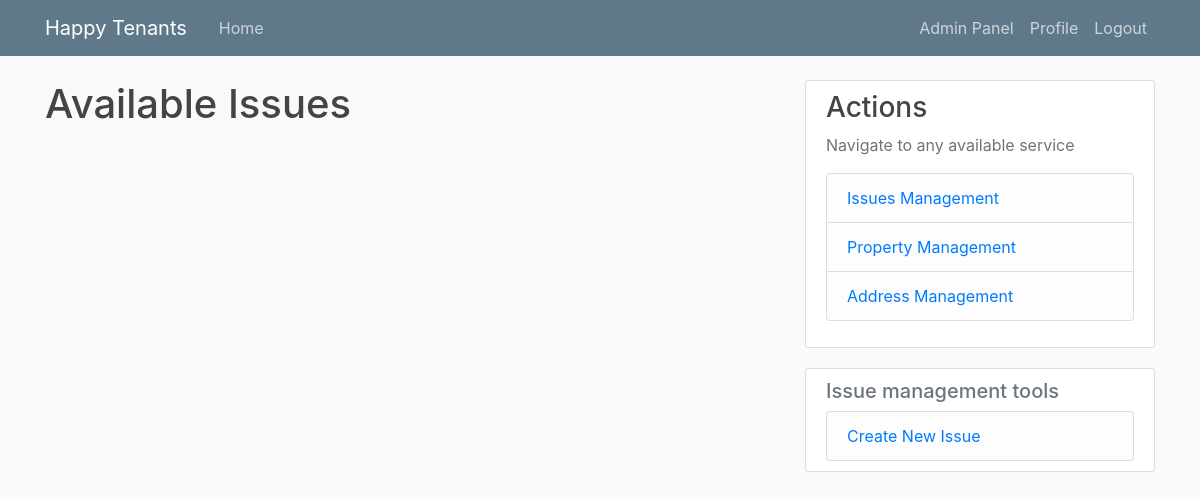
Page /issues/ (signed in) on the earlier database version.
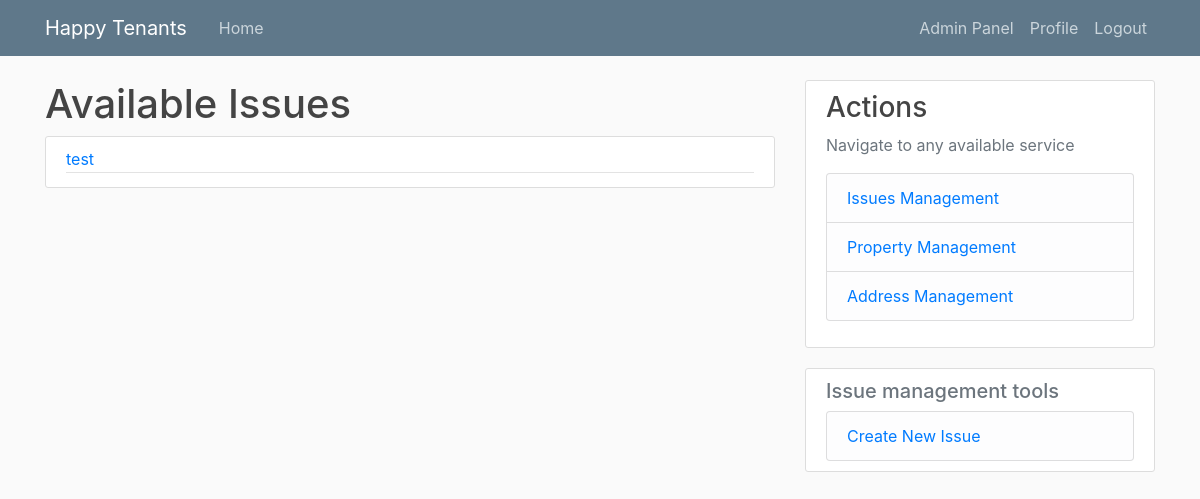
Same page on the later database version.
### tenant_mgmt/models.py (models this page shows)
class Issue(models.Model):
    class StatusENUM(models.TextChoices):
        CREATED = 'CRE',
        ASSIGNED = 'ASS'
        IN_PROGRESS = 'PRO'
        COMPLETED = 'COM'
        DELETED = 'DEL'
        CLOSED = 'CLO'
    title = models.CharField(max_length=50, null=False, blank=False)
    description = models.TextField(max_length=200, null=False, blank=False)
    category = models.ForeignKey(IssueCategory, on_delete=models.SET_NULL, null=True)
    related_property = models.ForeignKey(Property, on_delete=models.CASCADE)
    status = models.CharField(max_length=3, choices=StatusENUM.choices, default=StatusENUM.CREATED)
    assigner = models.ForeignKey(User, on_delete=models.SET_NULL, default=None, blank=True, null=True, related_name="assigned_by_issues_set")
    assignee = models.ForeignKey(User, on_delete=models.SET_NULL, default=None, blank=True, null=True, related_name="assigned_to_issues_set")
    submitter = models.ForeignKey(User, on_delete=models.CASCADE, related_name="submitted_issues_set")
    created = models.DateTimeField(auto_now_add=True)
    updated = models.DateTimeField(auto_now=True)
    def __str__(self) -> str:
        return self.title
    class Meta:
        ordering = ['-updated', '-created']

### tenant_mgmt/views.py (the view)
# urls.py: path('issues/', IssuesListView.as_view(), name='issues'),
@method_decorator([login_required], name='dispatch')
class IssuesListView(ListView):
    model = Issue
    template_name = 'tnt_mgmt/issue/list.html'
    context_object_name = 'issues'

### tenant_mgmt/templatetags/extra_filters.py (called while the page is built)
@register.filter(name='has_groups')
def has_groups(user, group_names):
    groups = list(group_names.split('|'))
    userGroups = user.groups.all()
    for groupName in groups:
        group = Group.objects.get(name=groupName)
        if group in userGroups:
            return True
    return False

@register.filter(name='is_active')
def is_active(user):
    return len(user.groups.all()) > 0

### tenant_mgmt/templates/tnt_mgmt/issue/list.html (shortened to what this page needs)
{% extends "./base.html" %}
{% block content %}
    <h1>Available Issues</h1>
    {% for issue in issues %}
        <article class="media content-section">
            <div class="media-body">
            <div class="article-metadata">
                <a class="mr-2" href="{% url 'issueDetails' issue.id %}">{{ issue }}</a>
            </div>
            </div>
        </article>
    {% endfor %}
{% endblock content %}

Differences in the rows shown:
added Issue: title "test"
